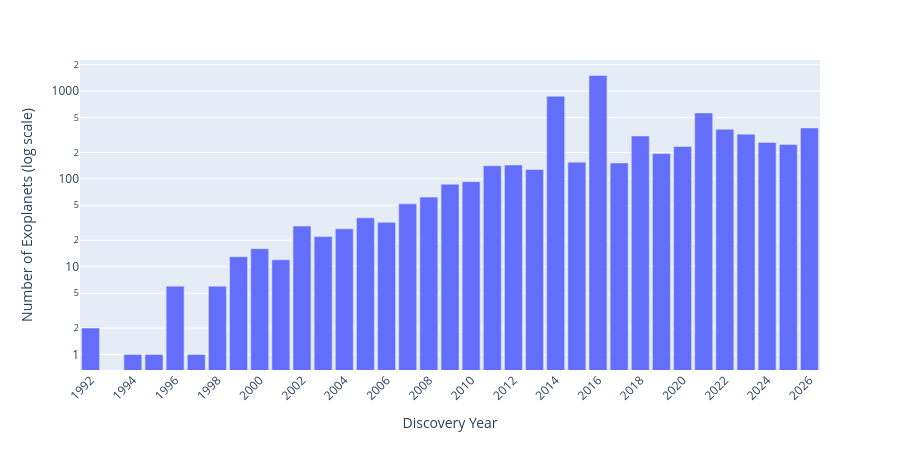

The notebook cell saved with this chart:
### Code cell
df_years=df["disc_year"].value_counts()
df_years
# Create a histogram using Plotly Express for the "total_bill" column from the "tips" DataFrame
fig = px.bar(df_years, x=df_years.index, y = df_years.values,
    labels={
        "x": "Discovery Year",
        "y": "Number of Exoplanets (log)"
        },
        log_y=True
        )

# Customize the layout by reducing the gap between adjacent bars in the histogram
fig.update_layout(
    bargap=0.15,
    width=900,
    height=450,
    xaxis=dict(
        tickmode="linear",
        dtick=2,
        tickangle=-45
    ),
    yaxis_title="Number of Exoplanets (log scale)"
)


# Display the histogram
fig.show()
fig.write_image("../figures/discoveries_per_year.pdf")

### Figure 1 — Plotly figure (JSON) as saved in the notebook; plotly's stock layout.template omitted (floating-point values rounded to 4 significant figures)
{"data": [{"hovertemplate": "Discovery Year=%{x}<br>Number of Exoplanets (log)=%{y}<extra></extra>", "legendgroup": "", "marker": {"color": "#636efa", "pattern": {"shape": ""}}, "name": "", "orientation": "v", "showlegend": false, "textposition": "auto", "type": "bar", "x": [2016, 2014, 2021, 2026, 2022, 2023, 2018, 2024, 2025, 2020, 2019, 2015, 2017, 2012, 2011, 2013, 2010, 2009, 2008, 2007, 2005, 2006, 2002, 2004, 2003, 2000, 1999, 2001, 1996, 1998, 1992, 1994, 1997, 1995], "xaxis": "x", "y": [1504, 872, 564, 380, 367, 323, 308, 260, 246, 234, 194, 155, 152, 144, 141, 128, 93, 87, 62, 52, 36, 32, 29, 27, 22, 16, 13, 12, 6, 6, 2, 1, 1, 1], "yaxis": "y"}], "layout": {"bargap": 0.15, "barmode": "relative", "height": 450, "legend": {"tracegroupgap": 0}, "margin": {"t": 60}, "width": 900, "xaxis": {"anchor": "y", "domain": [0, 1], "dtick": 2, "tickangle": -45, "tickmode": "linear", "title": {"text": "Discovery Year"}}, "yaxis": {"anchor": "x", "domain": [0, 1], "title": {"text": "Number of Exoplanets (log scale)"}, "type": "log"}}}
